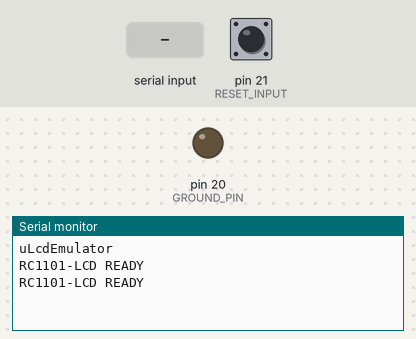
The sketch below on a simulated Arduino Mega 2560, built with avr-gcc and run on an emulated ATmega2560. Parts: output pins drawn as LEDs (lit = HIGH), the last lines printed to the serial monitor. The test bench sets the inputs (shaded band); at power-on: pin 21 (RESET_INPUT) HIGH.

Above: at 1.2 s.
1.3 s: pin 21 (RESET_INPUT) pulled LOW for 0.15 s
At 2.1 s:
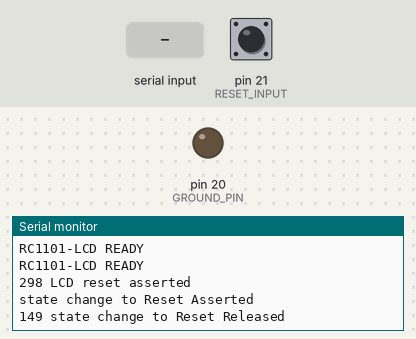
2.9 s: "R\n" received over the second serial link
At 4.1 s:
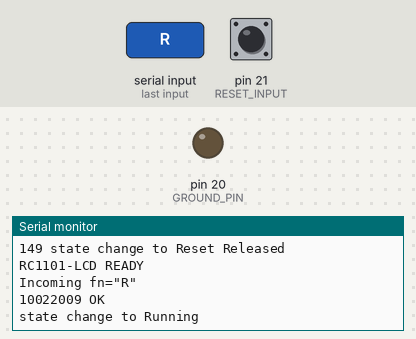
4.4 s: "1\n" received over the second serial link
At 5.4 s:
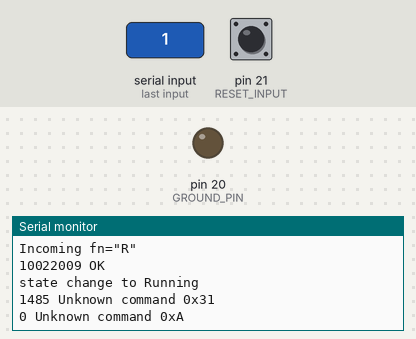

The sketch:

uLcdEmulator.ino
```cpp
/* running on Arduino Mega, connect these three pins to the LCD connector
** on the RC-1101 PCB:
**      Mega            RC-1101
**        21             RES
**        20             GND
**        19             TXD
**        18             RXD
**
**        23            RESET on removed FT232 socket
*/
/*
Typical printout:
Start reset sequence
2351 LCD reset asserted
state change to Reset Asserted
51 state change to Reset Released
RC1101-LCD READY
Incoming fn="RunFlash.4xe"
10022009 OK
state change to Running
1902 Write Contrast
0 Write Object type=10 idx=0
**
** total is about 4.5 seconds....
** the Arduino is processing the i2c at about 2.4 seconds
** This sketch responds to its reset from the arduino instantaneously...
** The physical LCD display takes about 4 seconds to respond
** and get to its "RC1101-LCD READY" report (its not processing genie yet)
**
** The timeline with real parts is this:
** Arduino RESET to LCD reset is about 2.5 seconds
** LCD reset to "RC1101-LCD READY" is a measured 2.9 seconds
** The wlRemoteGeneric sketch notes that READY message and holds 1.9 seconds
** before sending any commands to the LCD.
*/


const int GROUND_PIN = 20;
const int RESET_INPUT = 21;
const int RC1101_RESET_OUTPUT = 23;

const long LOADER_BAUD = 9600;
const long RUN_BAUD = 200000;

enum emState_t {RESET_IN_ASSERTED, RESET_IN_RELEASED, RUNNING} emState = RESET_IN_RELEASED;

static const char * const StateNames[] =
{"Reset Asserted", "Reset Released", "Running"};

void setup()
{
    Serial.begin(9600);
    Serial.println("uLcdEmulator");
    Serial1.begin(LOADER_BAUD);
    pinMode(RESET_INPUT, INPUT_PULLUP);
    digitalWrite(GROUND_PIN, LOW);
    pinMode(GROUND_PIN, OUTPUT);
    pinMode(RC1101_RESET_OUTPUT, INPUT);
    digitalWrite(RC1101_RESET_OUTPUT, LOW);
}

void setState(emState_t n)
{
    if (emState != n)
    {
        Serial.print("state change to ");
        Serial.println(StateNames[n]);
    }
    emState = n;
}

const int LCD_BUF_LEN = 80;
const int FILENAME_LEN = 12;
static char LcdInBuf[LCD_BUF_LEN];
int charsInLcdBuf;

const int DBG_BUF_LEN = 80;
static char DbgInBuf[DBG_BUF_LEN];
int charsInDbgBuf;

bool ProcessLcd(int diff)
{
    bool ret = false;
    while (charsInLcdBuf > 0)
    {
        int used = 0;
        switch (LcdInBuf[0])
        {
        case 0x4: //write contrast
            if (charsInLcdBuf < 3)
                return ret;
            used = 3;
            Serial1.write(6);
            Serial.print(diff);
            Serial.println(" Write Contrast");
            break;
        case 0x1:
            if (charsInLcdBuf < 6)
                return ret;
            used = 6;
            Serial1.write(6);
            Serial.print(diff);
            Serial.print(" Write Object type=");
            Serial.print((int) LcdInBuf[1]);
            Serial.print(" idx=");
            Serial.println((int) LcdInBuf[2]);
            break;
        default:
            Serial.print(diff);
            Serial.print(" Unknown command 0x");
            Serial.println((int)(unsigned char)LcdInBuf[0], HEX);
            used = charsInLcdBuf;
            break;
        }
        if (used > 0)
        {
            ret = true;
            if (used < charsInLcdBuf)
                memmove(LcdInBuf, LcdInBuf + used, charsInLcdBuf - used);
            charsInLcdBuf -= used;
        }
    }
    return ret;
}

unsigned long runStateTransition;
void LcdRun()
{
    Serial.print("Incoming fn=\"");
    for (int i = 0; i < charsInLcdBuf; i++)
        Serial.print(LcdInBuf[i]);
    Serial.println("\"");
    charsInLcdBuf = 0;

    static const char *Msg = "10022009 OK";
    Serial.println(Msg);
    Serial1.print(Msg); Serial1.print('\n');
    Serial1.flush();
    Serial1.end();
    Serial1.begin(RUN_BAUD);
    setState(RUNNING);
    runStateTransition = millis();
}

unsigned long inReleasedSince = 0x8000000;
void ProcessDbg()
{
    if (charsInDbgBuf > 0)
    {
        if (toupper(DbgInBuf[0]) == 'R')
        {
            Serial.println("Start reset sequence");
            inReleasedSince = millis();
            pinMode(RC1101_RESET_OUTPUT, OUTPUT);
            delay(50);
            pinMode(RC1101_RESET_OUTPUT, INPUT);
        }
    }
    charsInDbgBuf = 0;
}


void loop()
{
    while (Serial.available() > 0)
    {
        auto c = Serial.read();
        if (c == '\r')
            ProcessDbg();
        else if (charsInDbgBuf < DBG_BUF_LEN)
            DbgInBuf[charsInDbgBuf++] = c;
    }

    auto res = digitalRead(RESET_INPUT);
    auto now = millis();

    if (res == LOW)
    {
        if (emState != RESET_IN_ASSERTED)
        {
            Serial1.end();
            Serial1.begin(LOADER_BAUD);
            Serial.print(now - inReleasedSince);
            Serial.println(" LCD reset asserted");
            inReleasedSince = now;
        }
        setState(RESET_IN_ASSERTED);
    }
    else
    {
        switch(emState)
        {
        case RESET_IN_ASSERTED:
            Serial.print((int)(now - inReleasedSince));
            Serial.print(' ');
            setState(RESET_IN_RELEASED);
            // fall through

        case RESET_IN_RELEASED:
            if (now - inReleasedSince > 1000)
            {
                static const char *Msg = "RC1101-LCD READY";
                inReleasedSince = now;
                Serial.println(Msg);
                Serial1.print(Msg); Serial1.print('\n');
                charsInLcdBuf = 0;
            }
            while (Serial1.available() > 0)
            {
                auto c = Serial1.read();
                if (isspace(c))
                    LcdRun();
                else if (charsInLcdBuf < LCD_BUF_LEN)
                {
                    LcdInBuf[charsInLcdBuf++] = c;
                    if (charsInLcdBuf >= FILENAME_LEN)
                        LcdRun();
                }
            }
            break;

        case RUNNING:
            while (Serial1.available() > 0)
            {
                auto c = Serial1.read();
                int diff = now - runStateTransition;
                if (charsInLcdBuf < LCD_BUF_LEN)
                    LcdInBuf[charsInLcdBuf++] = c;
                if (ProcessLcd(diff))
                     runStateTransition = now;
            }
            break;
        }

    }
}
```

Measured:
- after the input at 1.3 s, the serial monitor: prints a new line at once (image 1)
- after the input at 2.9 s, the serial monitor: prints a new line at once (image 2)
- after the input at 4.4 s, the serial monitor: prints a new line at once (image 3)
